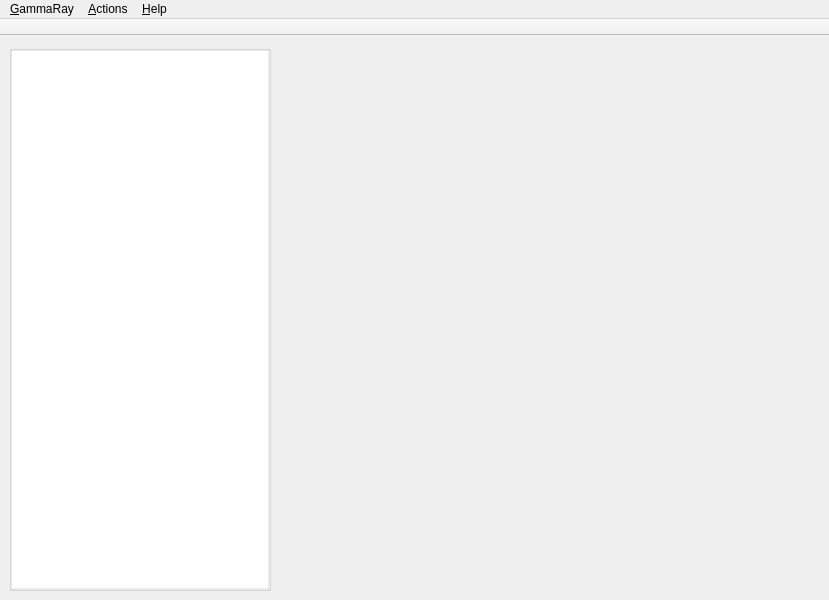
<?xml version="1.0" encoding="UTF-8"?>
<ui version="4.0">
 <class>GammaRay::MainWindow</class>
 <widget class="QMainWindow" name="GammaRay::MainWindow">
  <property name="geometry">
   <rect>
    <x>0</x>
    <y>0</y>
    <width>829</width>
    <height>600</height>
   </rect>
  </property>
  <widget class="QWidget" name="centralwidget">
   <layout class="QHBoxLayout" name="horizontalLayout">
    <property name="spacing">
     <number>0</number>
    </property>
    <item>
     <widget class="QGroupBox" name="groupBox">
      <property name="title">
       <string/>
      </property>
      <layout class="QVBoxLayout" name="verticalLayout">
       <property name="margin">
        <number>0</number>
       </property>
       <item>
        <widget class="SidePane" name="toolSelector">
         <property name="sizePolicy">
          <sizepolicy hsizetype="Preferred" vsizetype="Expanding">
           <horstretch>0</horstretch>
           <verstretch>0</verstretch>
          </sizepolicy>
         </property>
         <property name="minimumSize">
          <size>
           <width>180</width>
           <height>0</height>
          </size>
         </property>
         <property name="styleSheet">
          <string notr="true">background-image: url(:/gammaray/kdab-gammary-logo.png);
background-repeat: no-repeat;
background-attachment:fixed;
background-position:bottom right;
</string>
         </property>
         <property name="frameShape">
          <enum>QFrame::NoFrame</enum>
         </property>
         <property name="frameShadow">
          <enum>QFrame::Plain</enum>
         </property>
         <property name="textElideMode">
          <enum>Qt::ElideRight</enum>
         </property>
         <property name="flow">
          <enum>QListView::TopToBottom</enum>
         </property>
         <property name="isWrapping" stdset="0">
          <bool>false</bool>
         </property>
         <property name="resizeMode">
          <enum>QListView::Fixed</enum>
         </property>
         <property name="viewMode">
          <enum>QListView::ListMode</enum>
         </property>
         <property name="uniformItemSizes">
          <bool>true</bool>
         </property>
         <property name="wordWrap">
          <bool>false</bool>
         </property>
         <property name="selectionRectVisible">
          <bool>true</bool>
         </property>
        </widget>
       </item>
      </layout>
     </widget>
    </item>
    <item>
     <widget class="QStackedWidget" name="toolStack">
      <property name="sizePolicy">
       <sizepolicy hsizetype="Expanding" vsizetype="Expanding">
        <horstretch>0</horstretch>
        <verstretch>0</verstretch>
       </sizepolicy>
      </property>
     </widget>
    </item>
   </layout>
  </widget>
  <widget class="QMenuBar" name="menuBar">
   <property name="geometry">
    <rect>
     <x>0</x>
     <y>0</y>
     <width>829</width>
     <height>21</height>
    </rect>
   </property>
   <widget class="QMenu" name="menu_GammaRay">
    <property name="title">
     <string>&amp;GammaRay</string>
    </property>
    <addaction name="actionRetractProbe"/>
    <addaction name="separator"/>
    <addaction name="actionQuit"/>
   </widget>
   <widget class="QMenu" name="menu_Help">
    <property name="title">
     <string>&amp;Help</string>
    </property>
    <addaction name="actionPlugins"/>
    <addaction name="separator"/>
    <addaction name="actionAboutGammaRay"/>
    <addaction name="actionAboutKDAB"/>
    <addaction name="actionAboutQt"/>
   </widget>
   <widget class="QMenu" name="actionsMenu">
    <property name="title">
     <string>&amp;Actions</string>
    </property>
   </widget>
   <addaction name="menu_GammaRay"/>
   <addaction name="actionsMenu"/>
   <addaction name="menu_Help"/>
  </widget>
  <widget class="QToolBar" name="mainToolBar">
   <property name="windowTitle">
    <string>Main Toolbar</string>
   </property>
   <property name="movable">
    <bool>false</bool>
   </property>
   <property name="allowedAreas">
    <set>Qt::BottomToolBarArea|Qt::TopToolBarArea</set>
   </property>
   <property name="floatable">
    <bool>false</bool>
   </property>
   <attribute name="toolBarArea">
    <enum>TopToolBarArea</enum>
   </attribute>
   <attribute name="toolBarBreak">
    <bool>false</bool>
   </attribute>
  </widget>
  <action name="actionRetractProbe">
   <property name="text">
    <string>&amp;Detach</string>
   </property>
   <property name="toolTip">
    <string>Retract probe from application.</string>
   </property>
  </action>
  <action name="actionQuit">
   <property name="text">
    <string>&amp;Quit</string>
   </property>
   <property name="toolTip">
    <string>Quit probed application.</string>
   </property>
  </action>
  <action name="actionAboutGammaRay">
   <property name="icon">
    <iconset resource="../resources/gammaray.qrc">
     <normaloff>:/gammaray/GammaRay-32x32.png</normaloff>:/gammaray/GammaRay-32x32.png</iconset>
   </property>
   <property name="text">
    <string>About &amp;GammaRay</string>
   </property>
  </action>
  <action name="actionAboutQt">
   <property name="text">
    <string>About &amp;Qt</string>
   </property>
  </action>
  <action name="actionAboutKDAB">
   <property name="text">
    <string>About &amp;KDAB</string>
   </property>
  </action>
  <action name="actionPlugins">
   <property name="text">
    <string>Plugins...</string>
   </property>
  </action>
 </widget>
 <customwidgets>
  <customwidget>
   <class>SidePane</class>
   <extends>QListView</extends>
   <header>sidepane.h</header>
  </customwidget>
 </customwidgets>
 <resources>
  <include location="../resources/gammaray.qrc"/>
 </resources>
 <connections/>
</ui>
